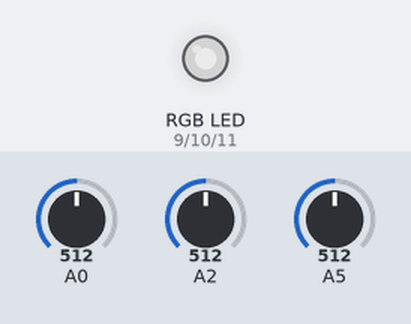
This sketch was run on a simulated Arduino Uno, built with avr-gcc and run on an emulated ATmega328P. Parts: an RGB LED mixed from three pins (HIGH = lit). The inputs (shaded band) are chosen by the test bench; at power-on: A0 = 512, A2 = 512, A5 = 512. Dim RGB values are drawn brighter than linear.

Above: at 1.2 s.
1.3 s: A0 set to 716
At 2.5 s:
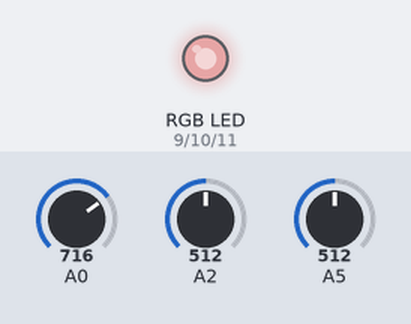
2.8 s: A2 set to 716
At 3.7 s:
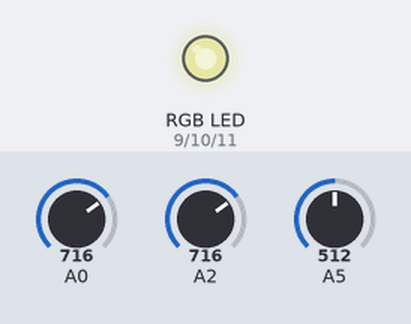
4.3 s: A5 set to 716
At 4.9 s:
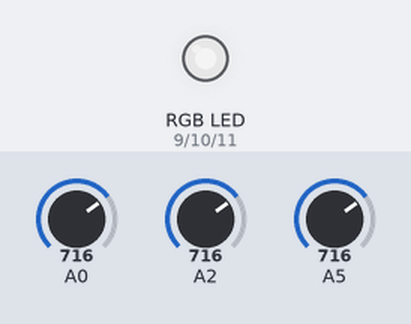
5.8 s: A0 set to 900
At 7.0 s:
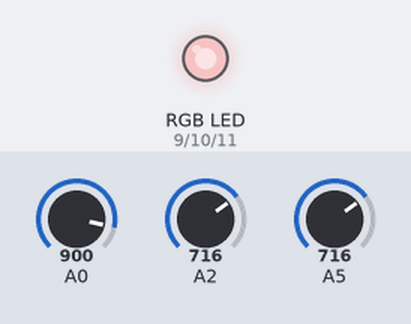
7.3 s: A2 set to 900
At 8.4 s:
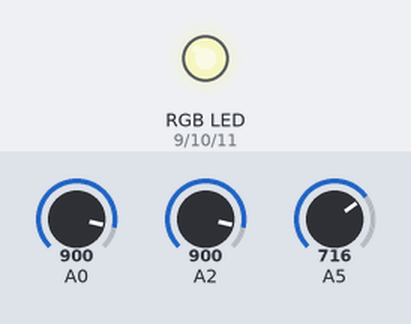
8.8 s: A5 set to 900
At 9.5 s:
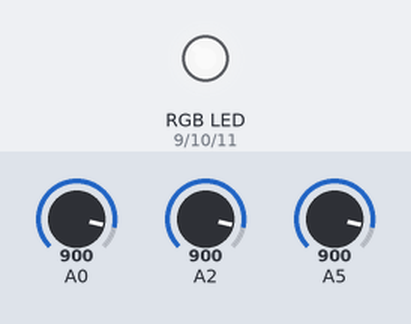
Timing chart, 0 to 11.3 s (numbered marks = the images above; inputs shaded):
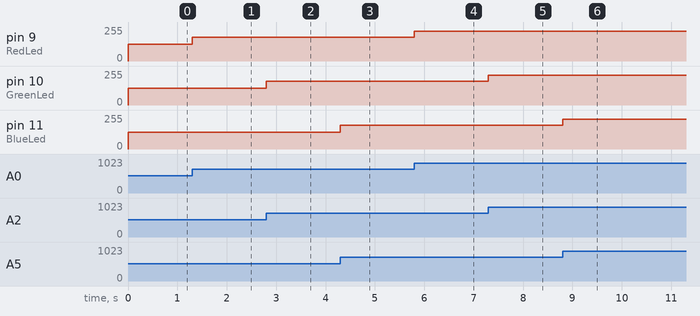

Measured:
- after the input at 1.3 s, pin 9 (RedLed): 127/255 → 178/255 at once
- after the input at 2.8 s, pin 10 (GreenLed): 127/255 → 178/255 at once
- after the input at 4.3 s, pin 11 (BlueLed): 127/255 → 178/255 at once
- after the input at 5.8 s, pin 9 (RedLed): 178/255 → 224/255 at once
- after the input at 7.3 s, pin 10 (GreenLed): 178/255 → 224/255 at once
- after the input at 8.8 s, pin 11 (BlueLed): 178/255 → 224/255 at once

The sketch:

rgb_potentiometer.ino
```cpp
 //Declare the PWN pins;
 int RedLed = 9;
  int GreenLed = 10;
  int BlueLed = 11;

void setup() {
  // Declare the pins for the led as output
  pinMode(RedLed,OUTPUT);
  pinMode(GreenLed,OUTPUT);
  pinMode(BlueLed,OUTPUT);
}
void loop() {
  //read values from the potentiometer for RED color
  int redpot = analogRead(A0);
  int redmapped = map(redpot,0,1023,0,255);
  analogWrite(9,redmapped);

   //read values from the potentiometer for GREEN color
  int greenpot = analogRead(A2);
  int greenmapped = map(greenpot,0,1023,0,255);
  analogWrite(10,greenmapped);

   //read values from the potentiometer for BLUE color
  int bluepot = analogRead(A5);
  int bluemapped = map(bluepot,0,1023,0,255);
  analogWrite(11,bluemapped);


}
```
